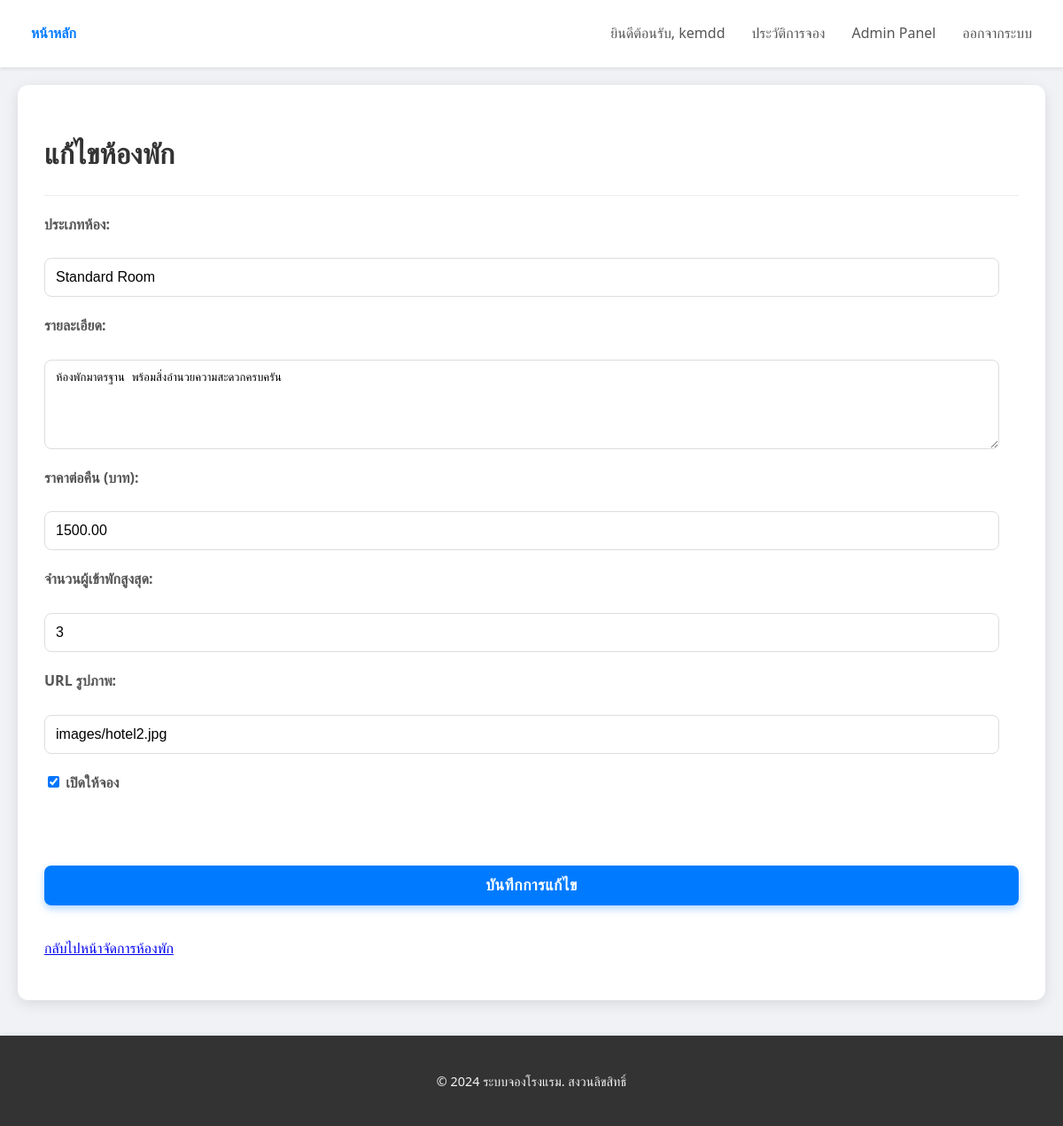
The page /hotel/index.php?page=admin_edit_room&room_id=1 (signed in) on the database its author committed.
### tables this page shows
CREATE TABLE `rooms` (
  `room_id` int(11) NOT NULL,
  `room_number` varchar(50) NOT NULL,
  `room_type` varchar(100) NOT NULL,
  `description` text DEFAULT NULL,
  `price_per_night` decimal(10,2) NOT NULL,
  `capacity` int(11) NOT NULL,
  `image_url` varchar(255) DEFAULT 'https://via.placeholder.com/300x200?text=Room+Image',
  `is_available` tinyint(1) NOT NULL DEFAULT 1
);

### hotel/pages/admin_edit_room.php (the view, shortened to what this page needs)
<?php
function handleAdminEditRoom($conn) {
    $room_id = $_GET['room_id'] ?? 0;
    $message = '';
    $room_data = null;
    if ($room_data === null && $room_id > 0) {
        $stmt = $conn->prepare("SELECT * FROM rooms WHERE room_id = ?");
        $stmt->bind_param("i", $room_id);
        $stmt->execute();
        $result = $stmt->get_result();
        if ($result->num_rows === 1) {
            $room_data = $result->fetch_assoc();
        } else {
            $message = "<p style='color: red;'>ไม่พบข้อมูลห้องพักที่ต้องการแก้ไข</p>";
        }
    }
    echo "<div class='container'>";
    echo "<h1>แก้ไขห้องพัก</h1>";
    if ($room_data) {
        $room_id_html = htmlspecialchars($room_data['room_id'] ?? '');
        $room_type_html = htmlspecialchars($room_data['room_type'] ?? '');
        $description_html = htmlspecialchars($room_data['description'] ?? '');
        $price_per_night_html = htmlspecialchars($room_data['price_per_night'] ?? '');
        $capacity_html = htmlspecialchars($room_data['capacity'] ?? '');
        $image_url_html = htmlspecialchars($room_data['image_url'] ?? '');
        $is_available_checked = ($room_data['is_available'] == 1 ? 'checked' : '');
        echo <<<HTML
        <form action="?page=admin_edit_room" method="POST">
            <input type="hidden" name="room_id" value="{$room_id_html}">
            <label for="room_type">ประเภทห้อง:</label>
            <input type="text" id="room_type" name="room_type" value="{$room_type_html}" required>
            <label for="description">รายละเอียด:</label>
            <textarea id="description" name="description" rows="5" required>{$description_html}</textarea>
            <label for="price_per_night">ราคาต่อคืน (บาท):</label>
            <input type="number" id="price_per_night" name="price_per_night" step="0.01" min="0" value="{$price_per_night_html}" required>
            <label for="capacity">จำนวนผู้เข้าพักสูงสุด:</label>
            <input type="number" id="capacity" name="capacity" min="1" value="{$capacity_html}" required>
            <label for="image_url">URL รูปภาพ:</label>
            <input type="text" id="image_url" name="image_url" value="{$image_url_html}">
            <label for="is_available">
                <input type="checkbox" id="is_available" name="is_available" value="1" {$is_available_checked}>
                เปิดให้จอง
            </label>
            <br>
            <button type="submit">บันทึกการแก้ไข</button>
        </form>
HTML;
    } else {
        if (empty($message)) {
             echo "<p style='color: red;'>ไม่พบข้อมูลห้องพักที่ต้องการแก้ไข</p>";
        }
    }
    echo "<p><a href='?page=admin_manage_rooms'>กลับไปหน้าจัดการห้องพัก</a></p>";
    echo "</div>";
}
?>

### hotel/layout.php (style rules this page uses)
body { font-family: 'Segoe UI', Roboto, 'Helvetica Neue', Arial, sans-serif; margin: 0; padding: 0; background-color: #f0f2f5; color: #333; line-height: 1.6; overflow-x: hidden; }
.container { background-color: #fff; border-radius: 12px; box-shadow: 0 4px 15px rgba(0, 0, 0, 0.1); padding: 30px; flex-grow: 1; }
form { display: grid; grid-template-columns: 1fr; gap: 20px; padding: 20px 0; border-top: 1px solid #eee; margin-top: 20px; }
form label { font-weight: 600; color: #555; margin-bottom: 5px; display: block; }
input[type="date"], input[type="number"], input[type="text"], input[type="email"], input[type="tel"], input[type="password"], textarea { width: calc(100% - 22px); padding: 12px; border: 1px solid #ddd; border-radius: 8px; font-size: 1em; transition: border-color 0.3s ease, box-shadow 0.3s ease; box-sizing: border-box; }
button[type="submit"] { background-color: #007bff; color: white; padding: 12px 25px; border: none; border-radius: 8px; font-size: 1.1em; cursor: pointer; transition: background-color 0.3s ease, transform 0.2s ease, box-shadow 0.3s ease; width: auto; margin-top: 10px; box-shadow: 0 4px 8px rgba(0, 123, 255, 0.3); font-weight: 600; letter-spacing: 0.5px; }

### rows shown on the page
rooms: room_type "Standard Room", description "ห้องพักมาตรฐาน พร้อมสิ่งอำนวยความสะดวกครบครัน", price_per_night "1500.00", capacity "3", image_url "images/hotel2.jpg"

### other values the page prints
$_SESSION['username'] "kemdd"
